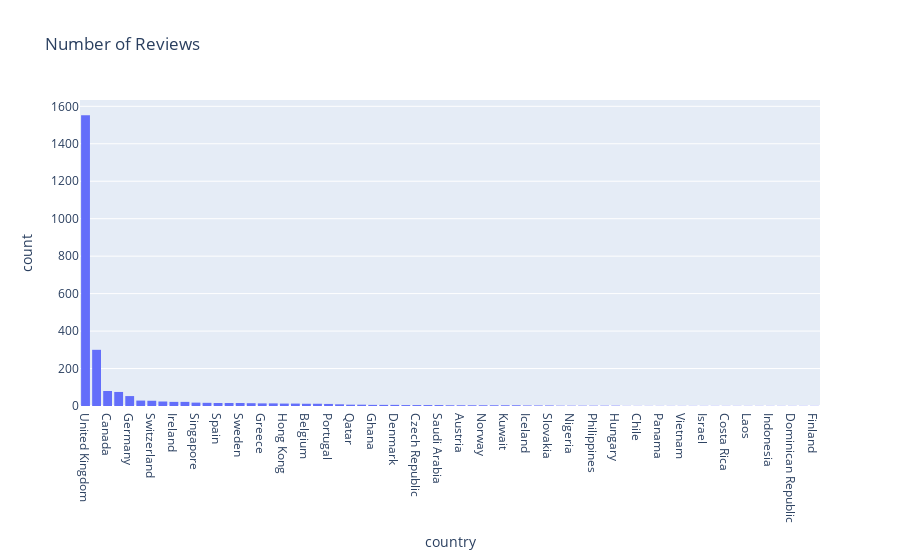

The code cell stored with this chart in its notebook:
### Code cell
fig = px.histogram(
    df,
    title = "Number of Reviews",
    x = "country"
)
fig.update_xaxes(categoryorder='total descending')

### Figure 1 — Plotly figure (JSON) as saved in the notebook; plotly's stock layout.template omitted (floating-point values rounded to 4 significant figures; data arrays with more than 128 entries replaced by an {"elided": "..."} marker saying what was removed)
{"data": [{"alignmentgroup": "True", "bingroup": "x", "hovertemplate": "country=%{x}<br>count=%{y}<extra></extra>", "legendgroup": "", "marker": {"color": "#636efa", "pattern": {"shape": ""}}, "name": "", "offsetgroup": "", "orientation": "v", "showlegend": false, "type": "histogram", "x": {"elided": "2500 str values"}, "xaxis": "x", "yaxis": "y"}], "layout": {"barmode": "relative", "legend": {"tracegroupgap": 0}, "title": {"text": "Number of Reviews"}, "xaxis": {"anchor": "y", "categoryorder": "total descending", "domain": [0, 1], "title": {"text": "country"}}, "yaxis": {"anchor": "x", "domain": [0, 1], "title": {"text": "count"}}}}
